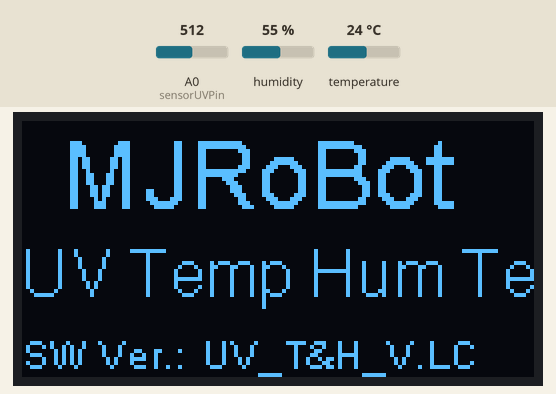
Recording of a sketch running on a simulated ESP8266 (NodeMCU). Parts: 128×64 one-colour display. The inputs (shaded band) are chosen by the test bench; at power-on: A0 (sensorUVPin) = 512, humidity 55 %, temperature 24 °C. What the sketch prints to the serial monitor is not drawn.

Above: at 0.1 s.
At 3.1 s:
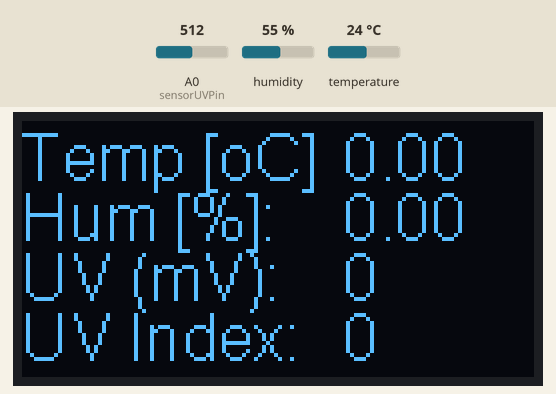
At 23.1 s:
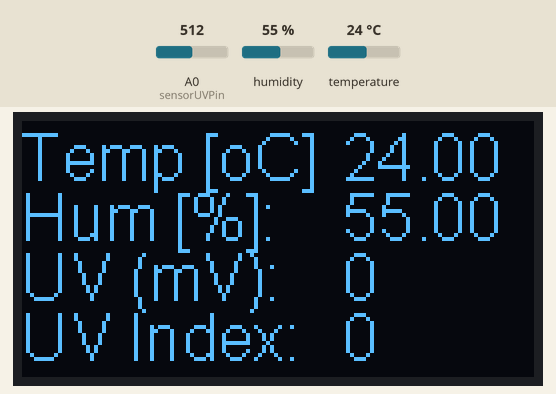
At 34.1 s:
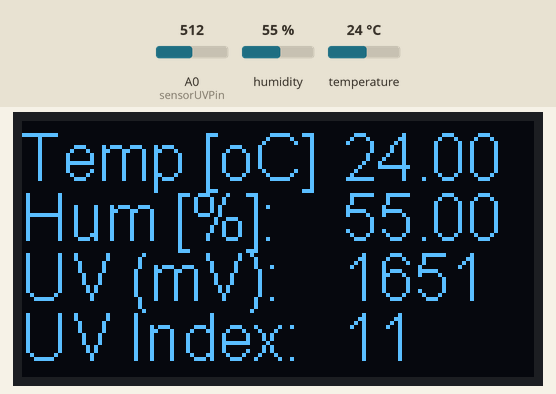

Measured:
- what the display in image 1 shows lasts 20.0 s, from 3.1 s to 23.1 s
- what the display in image 2 shows lasts 11.0 s, from 23.1 s to 34.1 s

The sketch:

NodeMCU_UV_DHT_Sensor_OLED.ino
```cpp
/*********************************************************************
 *  RPi-NodeMCU Weather Station - Version Local
 *     UV Sensor
 *     DHT SEnsor (Air Temperature & Humidity)
 *  NodeMCU ESP-12E
 *  128x64 OLED Display
 *  Libraries needed:
 *   SSD1306Wire.h: https://github.com/squix78/esp8266-oled-ssd1306
 *
 *  UV Sensor Module connected to NodeMCU pin A0
 *  DHT connected to NodeMCU (GPIO 4 ==>D2)
 *  OLED pinout:
 *   - GND goes to ground
 *   - Vin goes to 3.3V
 *   - Data to I2C SDA (GPIO 0 ==>D3)
 *   - Clk to I2C SCL  (GPIO 2 ==>D4)
 *
 *  Developed by MJRovai V.1 26 March 2018
 *********************************************************************/
#define SW_VERSION "UV_T&H_V.LC"

/* UV Sensor */
#define sensorUVPin A0
int dataSensorUV = 0;
int indexUV = 0;

/* DHT22*/
#include "DHT.h"
#define DHTPIN D2
#define DHTTYPE DHT22
DHT dht(DHTPIN, DHTTYPE);
float hum = 0;
float temp = 0;

/* OLED */
#include "SSD1306Wire.h"
#include "Wire.h"
const int I2C_DISPLAY_ADDRESS = 0x3c;
const int SDA_PIN = 0;
const int SCL_PIN = 2;
SSD1306Wire display(I2C_DISPLAY_ADDRESS, SDA_PIN, SCL_PIN);

/* Timer */
#include <SimpleTimer.h>
SimpleTimer timer;

void setup()
{
  Serial.begin(115200);
  displaySetup();
  timer.setInterval(20000L, getDhtData);
  timer.setInterval(30000L, readSensorUV);
}

void loop()
{
  displayLocalData();
  timer.run(); // Initiates SimpleTimer
}

/* Initiate and display setup data on OLED */
void displaySetup()
{
  display.init();                 // initialize display
  display.clear();                // Clear display
  display.flipScreenVertically(); // Turn the display upside down
  display.display();              // Put data on display

  Serial.println("Initiating UV Sensor Test");
  display.setFont(ArialMT_Plain_24);
  display.drawString(10, 0, "MJRoBot");
  display.setFont(ArialMT_Plain_16);
  display.drawString(0, 29, "UV Temp Hum Test");
  display.setFont(ArialMT_Plain_10);
  display.drawString(0, 52, "SW Ver.:");
  display.drawString(45, 52, SW_VERSION);
  display.display();
  delay (3000);
}

/* Read UV Sensor in mV and call UV index calculation */
void readSensorUV()
{
  byte numOfReadings = 5;
  dataSensorUV = 0;
  for (int i=0; i< numOfReadings; i++)
  {
    dataSensorUV += analogRead(sensorUVPin);
    delay (200);
  }
  dataSensorUV /= numOfReadings;
  dataSensorUV = (dataSensorUV * (3.3 / 1023.0))*1000;
  Serial.println(dataSensorUV);
  indexCalculate();
}

/*  UV Index calculation */
void indexCalculate()
{
    if (dataSensorUV < 227) indexUV = 0;
    else if (227 <= dataSensorUV && dataSensorUV < 318) indexUV = 1;
    else if (318 <= dataSensorUV && dataSensorUV < 408) indexUV = 2;
    else if (408 <= dataSensorUV && dataSensorUV < 503) indexUV = 3;
    else if (503 <= dataSensorUV && dataSensorUV < 606) indexUV = 4;
    else if (606 <= dataSensorUV && dataSensorUV < 696) indexUV = 5;
    else if (696 <= dataSensorUV && dataSensorUV < 795) indexUV = 6;
    else if (795 <= dataSensorUV && dataSensorUV < 881) indexUV = 7;
    else if (881 <= dataSensorUV && dataSensorUV < 976) indexUV = 8;
    else if (976 <= dataSensorUV && dataSensorUV < 1079) indexUV = 9;
    else if (1079 <= dataSensorUV && dataSensorUV < 1170) indexUV = 10;
    else indexUV = 11;
}

/* Get DHT data */
void getDhtData(void)
{
  float tempIni = temp;
  float humIni = hum;
  temp = dht.readTemperature();
  hum = dht.readHumidity();
  if (isnan(hum) || isnan(temp))   // Check if any reads failed and exit early (to try again).
  {
    Serial.println("Failed to read from DHT sensor!");
    temp = tempIni;
    hum = humIni;
    return;
  }
}

/*  Display UV Values on local OLED*/
void displayLocalData()
{
  display.clear();
  display.setFont(ArialMT_Plain_16);
  display.drawString(0, 0, "Temp [oC]");
  display.drawString(80, 0, String(temp));
  display.drawString(0, 15, "Hum [%]:");
  display.drawString(80, 15, String(hum));
  display.drawString(0, 30, "UV (mV):" );
  display.drawString(80, 30, String(dataSensorUV));
  display.drawString(0, 45, "UV Index:" );
  display.drawString(80, 45, String(indexUV));
  display.display();
}
```
